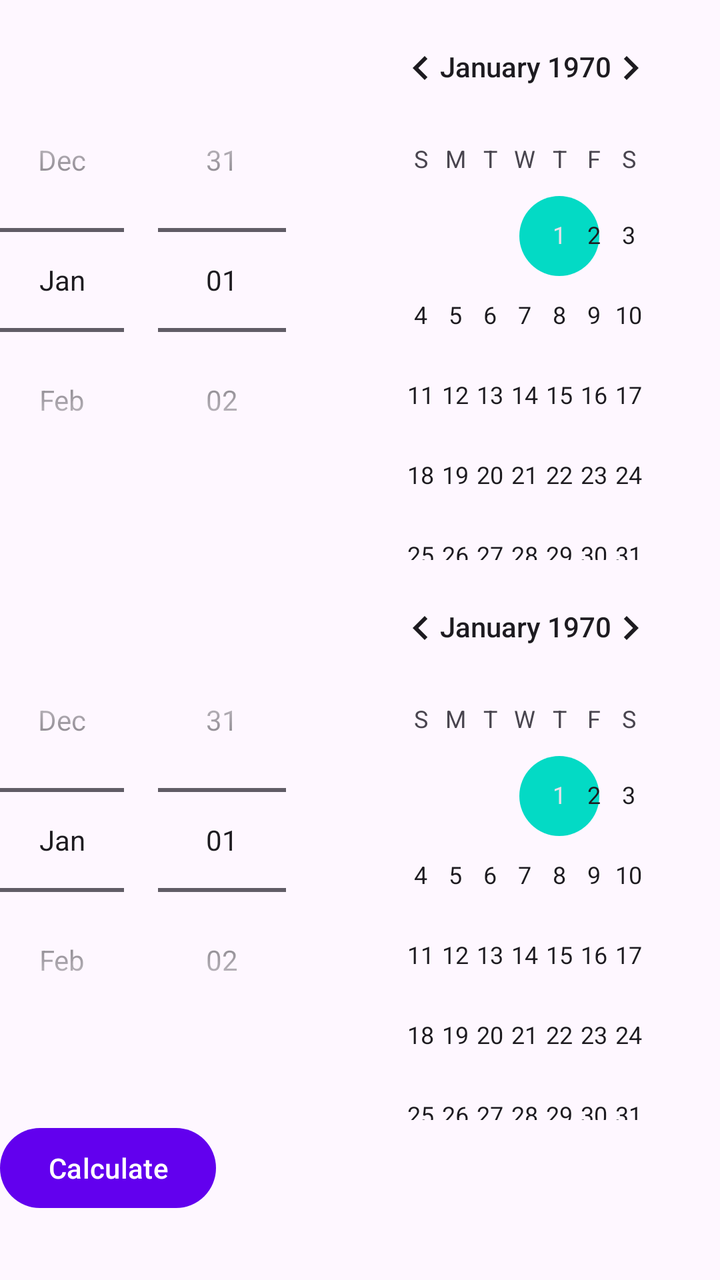
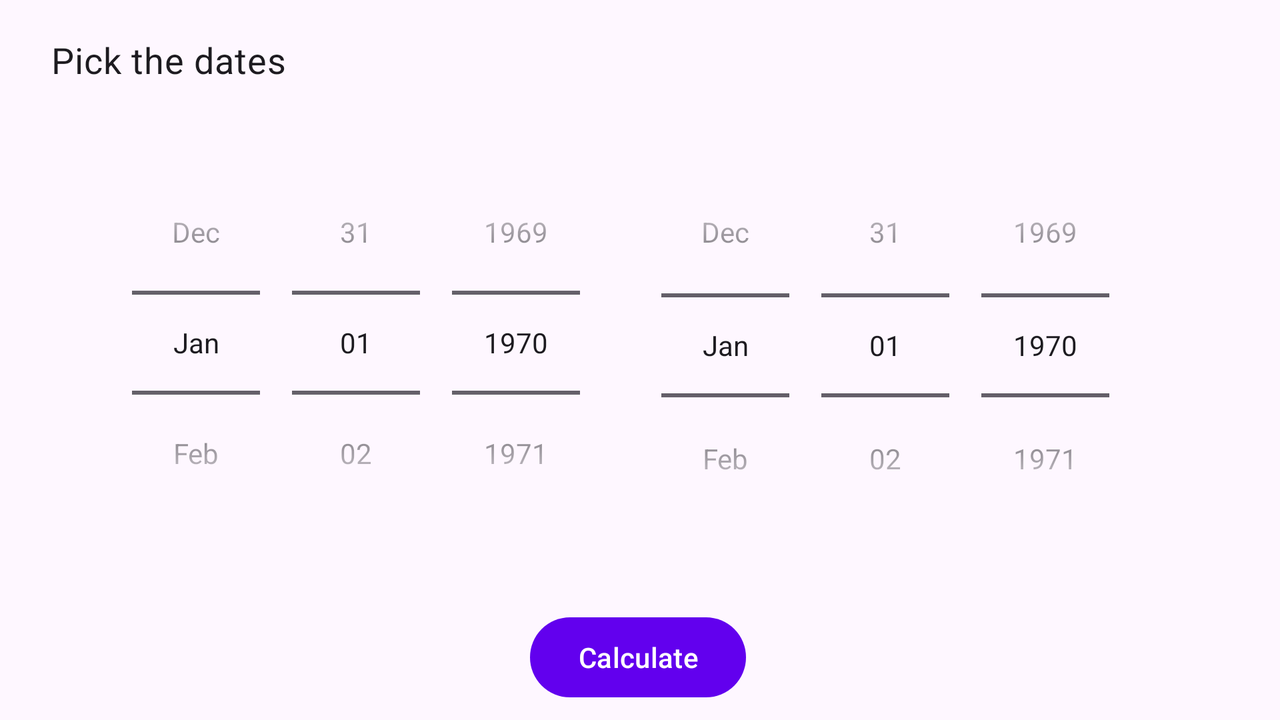

Two renders of one Android screen. The first uses the default layout on a phone; the second uses the alternative layout the repository ships for a different screen configuration, on a matching device. The two XML files are below.
<!-- AndroidManifest.xml: application theme Theme.FLCalendar -->
<!-- res/layout/activity_date_dif.xml -->
<?xml version="1.0" encoding="utf-8"?>
<LinearLayout
    xmlns:android="http://schemas.android.com/apk/res/android"
    android:layout_width="match_parent"
    android:layout_height="match_parent"
    android:orientation="vertical">

    <DatePicker
        android:id="@+id/start_date_picker"
        android:layout_width="match_parent"
        android:layout_height="wrap_content"
        android:datePickerMode="spinner"/>

    <DatePicker
        android:id="@+id/end_date_picker"
        android:layout_width="match_parent"
        android:layout_height="wrap_content"
        android:datePickerMode="spinner"/>

    <Button
        android:id="@+id/calculate_button"
        android:layout_width="wrap_content"
        android:layout_height="wrap_content"
        android:text="Calculate"/>

</LinearLayout>
<!-- resources referenced by this layout -->
<resources>
  <style name="Theme.FLCalendar" parent="Theme.Material3.DayNight">
          
          <item name="colorPrimary">@color/purple_500</item>
          <item name="colorPrimaryVariant">@color/purple_700</item>
          <item name="colorOnPrimary">@color/white</item>
          
          <item name="colorSecondary">@color/teal_200</item>
          <item name="colorSecondaryVariant">@color/teal_700</item>
          <item name="colorOnSecondary">@color/black</item>
          
          <item name="android:statusBarColor">@color/material_dynamic_primary99</item>
          
         <item name="android:windowLightStatusBar">@color/material_dynamic_primary99</item>
      </style>
</resources>
<!-- res/layout-land/activity_date_dif.xml (the repository's variant of the layout above) -->
<!-- drawn on the phone turned sideways -->
<?xml version="1.0" encoding="utf-8"?>
<LinearLayout
    xmlns:android="http://schemas.android.com/apk/res/android"
    xmlns:app="http://schemas.android.com/apk/res-auto"
    xmlns:tools="http://schemas.android.com/tools"
    android:layout_width="match_parent"
    android:layout_height="match_parent"
    android:orientation="vertical"
    android:overScrollMode="always">
   <androidx.constraintlayout.widget.ConstraintLayout
       android:layout_width="match_parent"
       android:layout_height="match_parent">


       <DatePicker
           android:id="@+id/start_date_picker"
           android:layout_width="331dp"
           android:layout_height="202dp"
           android:calendarViewShown="false"
           android:datePickerMode="spinner"
           app:layout_constraintBottom_toBottomOf="parent"
           app:layout_constraintEnd_toEndOf="parent"
           app:layout_constraintHorizontal_bias="0.91"
           app:layout_constraintStart_toStartOf="parent"
           app:layout_constraintTop_toTopOf="parent"
           app:layout_constraintVertical_bias="0.454"

           />

       <DatePicker
           android:id="@+id/end_date_picker"
           android:layout_width="363dp"
           android:layout_height="198dp"
           android:calendarViewShown="false"
           android:datePickerMode="spinner"
           android:hapticFeedbackEnabled="true"
           app:layout_constraintBottom_toBottomOf="parent"
           app:layout_constraintEnd_toEndOf="parent"
           app:layout_constraintHorizontal_bias="0.002"
           app:layout_constraintStart_toStartOf="parent"
           app:layout_constraintTop_toTopOf="parent"
           app:layout_constraintVertical_bias="0.446" />

       <Button
           android:id="@+id/calculate_button"
           android:layout_width="wrap_content"
           android:layout_height="wrap_content"
           android:hapticFeedbackEnabled="true"
           android:text="Calculate"
           app:layout_constraintBottom_toBottomOf="parent"
           app:layout_constraintEnd_toEndOf="parent"
           app:layout_constraintHorizontal_bias="0.498"
           app:layout_constraintStart_toStartOf="parent"
           app:layout_constraintTop_toTopOf="parent"
           app:layout_constraintVertical_bias="0.976" />

       <TextView
           android:id="@+id/textView2"
           android:layout_width="wrap_content"
           android:layout_height="wrap_content"
           android:text="Pick the dates"
           android:textSize="18sp"
           style="@style/TextAppearance.Material3.BodyMedium"
           app:layout_constraintBottom_toBottomOf="parent"
           app:layout_constraintEnd_toEndOf="parent"
           app:layout_constraintHorizontal_bias="0.049"
           app:layout_constraintStart_toStartOf="parent"
           app:layout_constraintTop_toTopOf="parent"
           app:layout_constraintVertical_bias="0.053" />
   </androidx.constraintlayout.widget.ConstraintLayout>

</LinearLayout>
